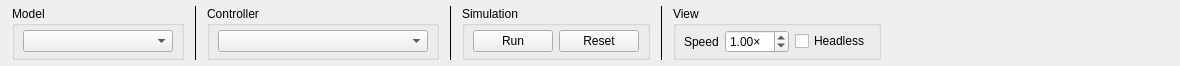
<?xml version="1.0" encoding="UTF-8"?>
<ui version="4.0">
 <class>TopToolBar</class>
 <widget class="QWidget" name="TopToolBar">
  <property name="geometry">
   <rect>
    <x>0</x>
    <y>0</y>
    <width>1180</width>
    <height>62</height>
   </rect>
  </property>
  <property name="windowTitle">
   <string>Form</string>
  </property>
  <layout class="QHBoxLayout" name="root">
   <property name="spacing">
    <number>10</number>
   </property>
   <property name="leftMargin">
    <number>12</number>
   </property>
   <property name="topMargin">
    <number>6</number>
   </property>
   <property name="rightMargin">
    <number>12</number>
   </property>
   <property name="bottomMargin">
    <number>6</number>
   </property>
   <item>
    <widget class="QGroupBox" name="grp_model">
     <property name="title">
      <string>Model</string>
     </property>
     <layout class="QHBoxLayout" name="grp_model_layout">
      <property name="spacing">
       <number>6</number>
      </property>
      <property name="leftMargin">
       <number>8</number>
      </property>
      <property name="topMargin">
       <number>4</number>
      </property>
      <property name="rightMargin">
       <number>8</number>
      </property>
      <property name="bottomMargin">
       <number>4</number>
      </property>
      <item>
       <widget class="QComboBox" name="model_combo">
        <property name="minimumSize">
         <size>
          <width>150</width>
          <height>0</height>
         </size>
        </property>
        <property name="toolTip">
         <string>Robot model (URDF or MJCF)</string>
        </property>
       </widget>
      </item>
     </layout>
    </widget>
   </item>
   <item>
    <widget class="QFrame" name="sep1">
     <property name="frameShape">
      <enum>QFrame::VLine</enum>
     </property>
    </widget>
   </item>
   <item>
    <widget class="QGroupBox" name="grp_controller">
     <property name="title">
      <string>Controller</string>
     </property>
     <layout class="QHBoxLayout" name="grp_controller_layout">
      <property name="spacing">
       <number>6</number>
      </property>
      <property name="leftMargin">
       <number>8</number>
      </property>
      <property name="topMargin">
       <number>4</number>
      </property>
      <property name="rightMargin">
       <number>8</number>
      </property>
      <property name="bottomMargin">
       <number>4</number>
      </property>
      <item>
       <widget class="QComboBox" name="ctrl_combo">
        <property name="minimumSize">
         <size>
          <width>210</width>
          <height>0</height>
         </size>
        </property>
        <property name="toolTip">
         <string>Control script (.py) driving the joint motors</string>
        </property>
       </widget>
      </item>
     </layout>
    </widget>
   </item>
   <item>
    <widget class="QFrame" name="sep2">
     <property name="frameShape">
      <enum>QFrame::VLine</enum>
     </property>
    </widget>
   </item>
   <item>
    <widget class="QGroupBox" name="grp_transport">
     <property name="title">
      <string>Simulation</string>
     </property>
     <layout class="QHBoxLayout" name="grp_transport_layout">
      <property name="spacing">
       <number>6</number>
      </property>
      <property name="leftMargin">
       <number>8</number>
      </property>
      <property name="topMargin">
       <number>4</number>
      </property>
      <property name="rightMargin">
       <number>8</number>
      </property>
      <property name="bottomMargin">
       <number>4</number>
      </property>
      <item>
       <widget class="QPushButton" name="btn_run">
        <property name="text">
         <string>Run</string>
        </property>
        <property name="toolTip">
         <string>Run / Pause the simulation (Space-like toggle)</string>
        </property>
       </widget>
      </item>
      <item>
       <widget class="QPushButton" name="btn_reset">
        <property name="text">
         <string>Reset</string>
        </property>
        <property name="toolTip">
         <string>Rewind to the start pose</string>
        </property>
       </widget>
      </item>
     </layout>
    </widget>
   </item>
   <item>
    <widget class="QFrame" name="sep3">
     <property name="frameShape">
      <enum>QFrame::VLine</enum>
     </property>
    </widget>
   </item>
   <item>
    <widget class="QGroupBox" name="grp_options">
     <property name="title">
      <string>View</string>
     </property>
     <layout class="QHBoxLayout" name="grp_options_layout">
      <property name="spacing">
       <number>6</number>
      </property>
      <property name="leftMargin">
       <number>8</number>
      </property>
      <property name="topMargin">
       <number>4</number>
      </property>
      <property name="rightMargin">
       <number>8</number>
      </property>
      <property name="bottomMargin">
       <number>4</number>
      </property>
      <item>
       <widget class="QLabel" name="lbl_speed">
        <property name="text">
         <string>Speed</string>
        </property>
       </widget>
      </item>
      <item>
       <widget class="QDoubleSpinBox" name="speed">
        <property name="toolTip">
         <string>Realtime speed multiplier</string>
        </property>
        <property name="suffix">
         <string>×</string>
        </property>
        <property name="decimals">
         <number>2</number>
        </property>
        <property name="minimum">
         <double>0.050000000000000</double>
        </property>
        <property name="maximum">
         <double>10.000000000000000</double>
        </property>
        <property name="value">
         <double>1.000000000000000</double>
        </property>
       </widget>
      </item>
      <item>
       <widget class="QCheckBox" name="chk_headless">
        <property name="toolTip">
         <string>Run physics + telemetry without the native 3D window</string>
        </property>
        <property name="text">
         <string>Headless</string>
        </property>
       </widget>
      </item>
     </layout>
    </widget>
   </item>
   <item>
    <spacer name="spacer_right">
     <property name="orientation">
      <enum>Qt::Horizontal</enum>
     </property>
     <property name="sizeHint" stdset="0">
      <size>
       <width>40</width>
       <height>20</height>
      </size>
     </property>
    </spacer>
   </item>
  </layout>
 </widget>
 <resources/>
 <connections/>
</ui>
